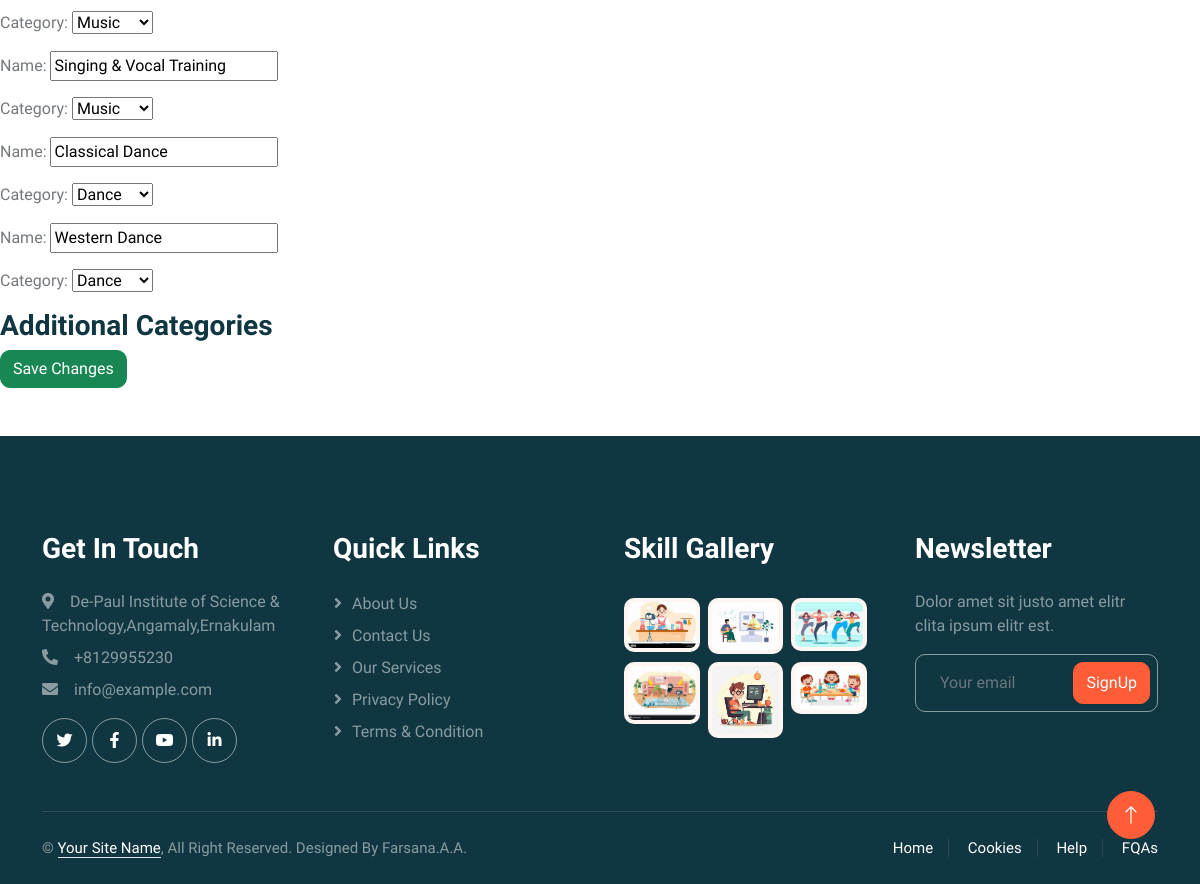
The page /edit_all_categories (lower part) on the database as committed earlier.
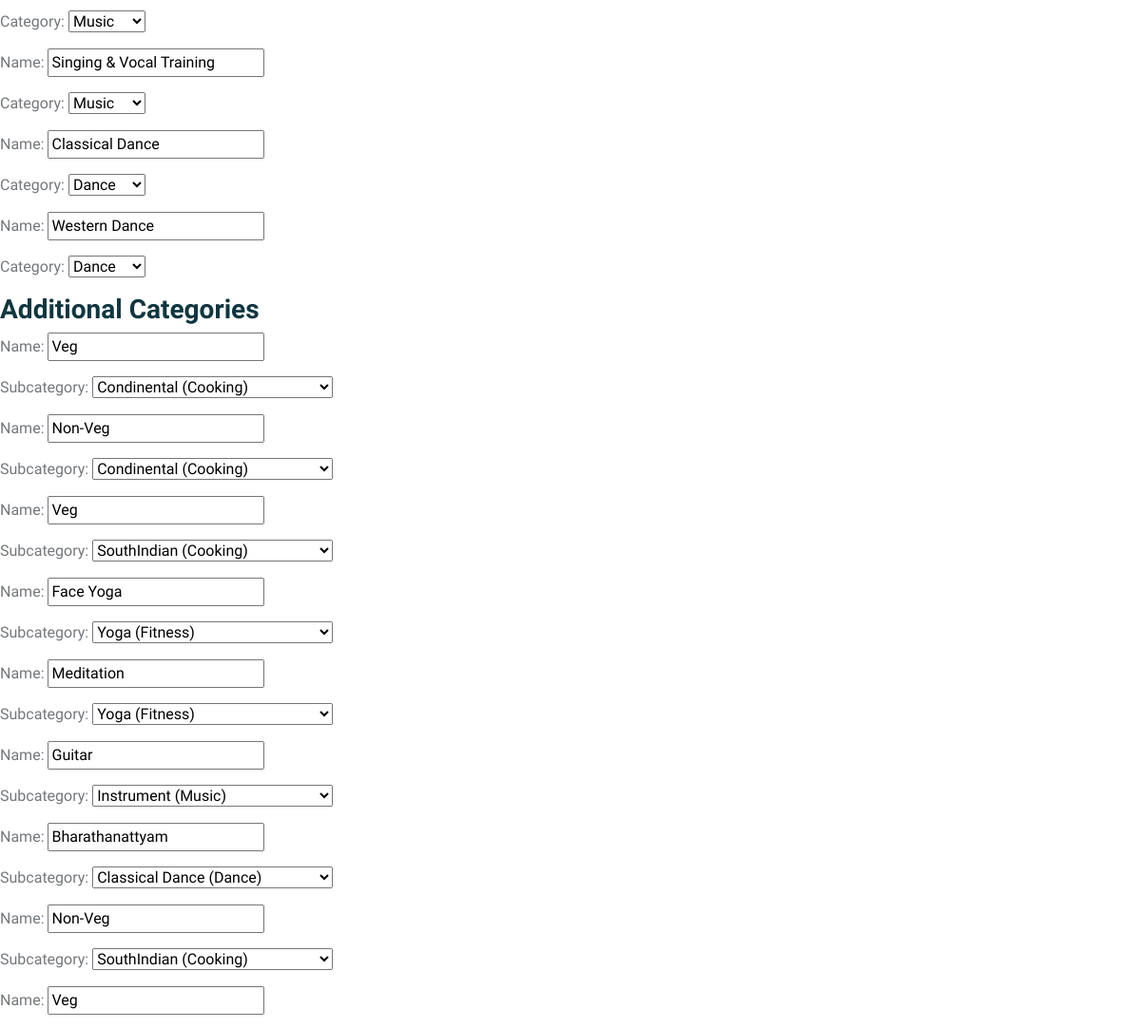
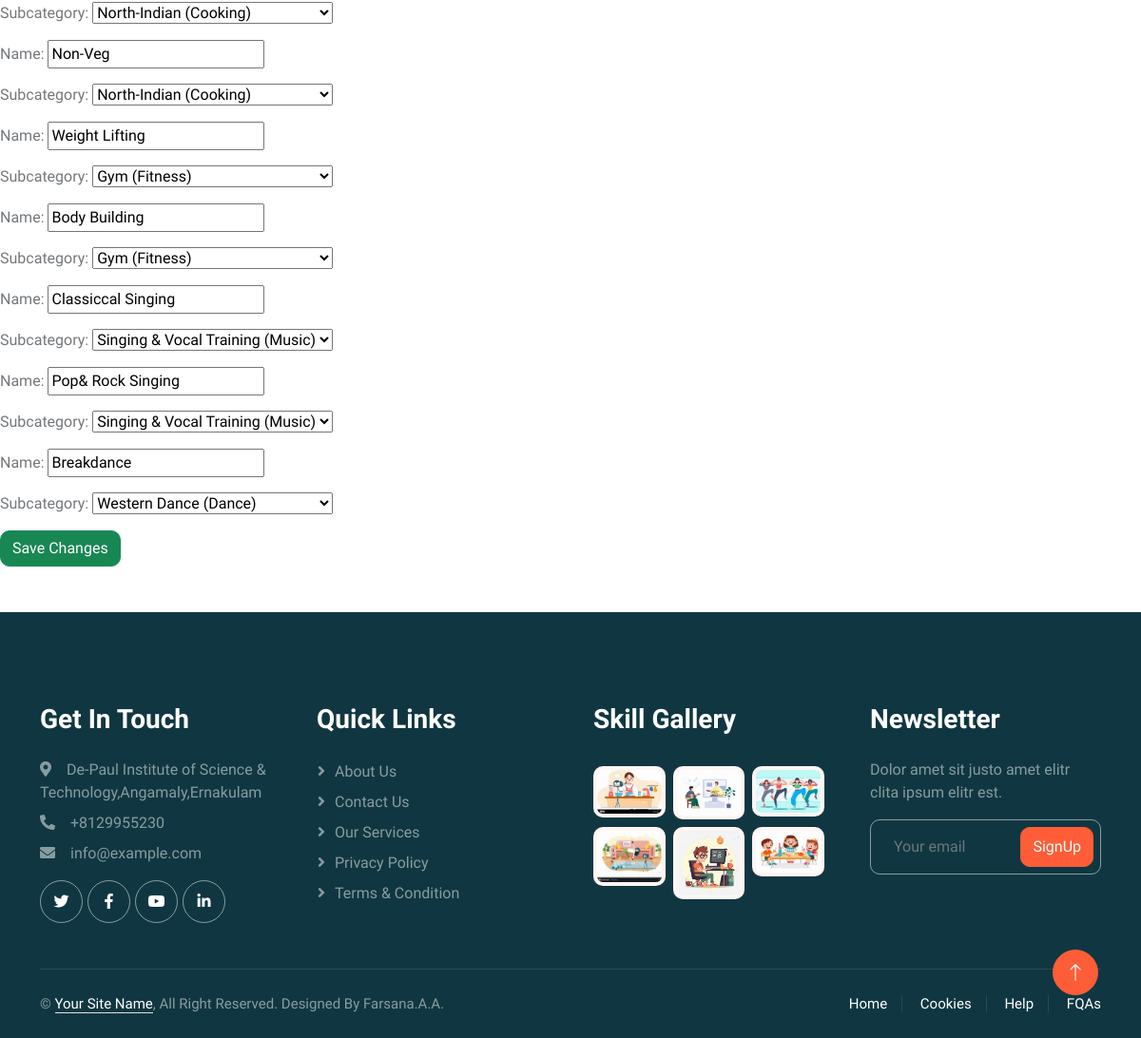
The same page on the database as committed later (2 pictures, top to bottom).
### userapp/models.py (models this page shows, shortened)
class AdditionalCategory(models.Model):
    subcategory = models.ForeignKey(Subcategory, on_delete=models.CASCADE, related_name="additional_categories")
    name = models.CharField(max_length=255)

class Subcategory(models.Model):
    name = models.CharField(max_length=100)
    category = models.ForeignKey(Category, on_delete=models.CASCADE, related_name="subcategories")
    def __str__(self):
        return f"{self.name} ({self.category.name})"

class Category(models.Model):
    name = models.CharField(max_length=100, unique=True)
    def __str__(self):
        return self.name  # This ensures the category name is displayed

### userapp/views.py (the view)
# urls.py: path('edit_all_categories', views.edit_all_categories, name='edit_all_categories'),
def edit_all_categories(request):
    categories = Category.objects.all()
    subcategories = Subcategory.objects.all()
    additional_categories = AdditionalCategory.objects.all()
    if request.method == "POST":
        category_forms = [CategoryForm(request.POST, instance=category) for category in categories]
        subcategory_forms = [SubCategoryForm(request.POST, instance=subcategory) for subcategory in subcategories]
        additional_category_forms = [AdditionalCategoryForm(request.POST, instance=additional_category) for additional_category in additional_categories]
        all_forms = category_forms + subcategory_forms + additional_category_forms
        if all(form.is_valid() for form in all_forms):
            for form in all_forms:
                form.save()
            return redirect('add_category')
    else:
        category_forms = [CategoryForm(instance=category) for category in categories]
        subcategory_forms = [SubCategoryForm(instance=subcategory) for subcategory in subcategories]
        additional_category_forms = [AdditionalCategoryForm(instance=additional_category) for additional_category in additional_categories]
    return render(request, 'edit_all_category.html', {
        'category_forms': category_forms,
        'subcategory_forms': subcategory_forms,
        'additional_category_forms': additional_category_forms
    })

### userapp/templates/edit_all_category.html (shortened to what this page needs)
{% load static %}
{% include 'header.html' %}
<form method="post">
    {% for form in subcategory_forms %}
        {{ form.as_p }}
    {% endfor %}
    <h3>Additional Categories</h3>
    {% for form in additional_category_forms %}
        {{ form.as_p }}
    {% endfor %}
    <button type="submit" class="btn btn-success">Save Changes</button>
</form>
{% include 'footer.html' %}

Rows that differ between the two databases and show on the page:
added AdditionalCategory: name "Veg" "Condinental (Cooking)"
added AdditionalCategory: name "Non-Veg" "Condinental (Cooking)"
added AdditionalCategory: name "Veg" "SouthIndian (Cooking)"
added AdditionalCategory: name "Face Yoga" "Yoga (Fitness)"
added AdditionalCategory: name "Meditation" "Yoga (Fitness)"
added AdditionalCategory: name "Guitar" "Instrument (Music)"
added AdditionalCategory: name "Bharathanattyam" "Classical Dance (Dance)"
added AdditionalCategory: name "Non-Veg" "SouthIndian (Cooking)"
added AdditionalCategory: name "Veg" "North-Indian (Cooking)"
added AdditionalCategory: name "Non-Veg" "North-Indian (Cooking)"
added AdditionalCategory: name "Weight Lifting" "Gym (Fitness)"
added AdditionalCategory: name "Body Building" "Gym (Fitness)"
added AdditionalCategory: name "Classiccal Singing" "Singing & Vocal Training (Music)"
added AdditionalCategory: name "Pop& Rock Singing" "Singing & Vocal Training (Music)"
added AdditionalCategory: name "Breakdance" "Western Dance (Dance)"
Other text that changed with them:
new list line: "Name: Subcategory:"
